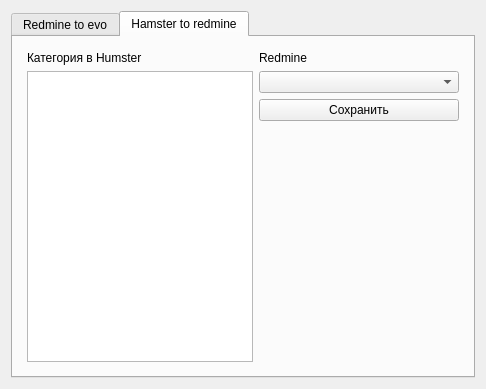
<?xml version="1.0" encoding="UTF-8"?>
<ui version="4.0">
 <class>RedminEevoProjects</class>
 <widget class="QDialog" name="RedminEevoProjects">
  <property name="geometry">
   <rect>
    <x>0</x>
    <y>0</y>
    <width>486</width>
    <height>389</height>
   </rect>
  </property>
  <property name="windowTitle">
   <string>Dialog</string>
  </property>
  <layout class="QGridLayout" name="gridLayout">
   <item row="0" column="0">
    <widget class="QTabWidget" name="tabs">
     <property name="currentIndex">
      <number>1</number>
     </property>
     <widget class="QWidget" name="tab1" native="true">
      <attribute name="title">
       <string>Redmine to evo</string>
      </attribute>
      <layout class="QVBoxLayout" name="verticalLayout">
       <item>
        <layout class="QHBoxLayout" name="horizontalLayout">
         <property name="leftMargin">
          <number>5</number>
         </property>
         <property name="topMargin">
          <number>5</number>
         </property>
         <property name="rightMargin">
          <number>5</number>
         </property>
         <property name="bottomMargin">
          <number>5</number>
         </property>
         <item>
          <layout class="QVBoxLayout" name="verticalLayout_2">
           <item>
            <widget class="QLabel" name="label_2">
             <property name="text">
              <string>Проекты redmine</string>
             </property>
            </widget>
           </item>
           <item>
            <widget class="QListView" name="redmineProjectsView"/>
           </item>
          </layout>
         </item>
         <item>
          <layout class="QVBoxLayout" name="verticalLayout_3">
           <item>
            <widget class="QLabel" name="label">
             <property name="maximumSize">
              <size>
               <width>16777215</width>
               <height>15</height>
              </size>
             </property>
             <property name="text">
              <string>Проект в evolution</string>
             </property>
            </widget>
           </item>
           <item>
            <widget class="QLineEdit" name="evoProject">
             <property name="minimumSize">
              <size>
               <width>150</width>
               <height>0</height>
              </size>
             </property>
            </widget>
           </item>
           <item>
            <widget class="QPushButton" name="saveRedmineEvoProject">
             <property name="text">
              <string>Сохранить</string>
             </property>
            </widget>
           </item>
           <item>
            <spacer name="verticalSpacer">
             <property name="orientation">
              <enum>Qt::Vertical</enum>
             </property>
             <property name="sizeHint" stdset="0">
              <size>
               <width>20</width>
               <height>40</height>
              </size>
             </property>
            </spacer>
           </item>
          </layout>
         </item>
        </layout>
       </item>
      </layout>
     </widget>
     <widget class="QWidget" name="hamstertab">
      <attribute name="title">
       <string>Hamster to redmine</string>
      </attribute>
      <layout class="QGridLayout" name="gridLayout_2">
       <item row="0" column="0">
        <layout class="QHBoxLayout" name="horizontalLayout_2">
         <property name="leftMargin">
          <number>5</number>
         </property>
         <property name="topMargin">
          <number>5</number>
         </property>
         <property name="rightMargin">
          <number>5</number>
         </property>
         <property name="bottomMargin">
          <number>5</number>
         </property>
         <item>
          <layout class="QVBoxLayout" name="verticalLayout_4">
           <item>
            <widget class="QLabel" name="label_3">
             <property name="text">
              <string>Категория в Humster</string>
             </property>
            </widget>
           </item>
           <item>
            <widget class="QListView" name="hamsterProjectView"/>
           </item>
          </layout>
         </item>
         <item>
          <layout class="QVBoxLayout" name="verticalLayout_5">
           <item>
            <widget class="QLabel" name="label_4">
             <property name="text">
              <string>Redmine</string>
             </property>
            </widget>
           </item>
           <item>
            <widget class="QComboBox" name="redmineCombo">
             <property name="minimumSize">
              <size>
               <width>200</width>
               <height>0</height>
              </size>
             </property>
            </widget>
           </item>
           <item>
            <widget class="QPushButton" name="saveHumsterProject">
             <property name="text">
              <string>Сохранить</string>
             </property>
            </widget>
           </item>
           <item>
            <spacer name="verticalSpacer_2">
             <property name="orientation">
              <enum>Qt::Vertical</enum>
             </property>
             <property name="sizeHint" stdset="0">
              <size>
               <width>20</width>
               <height>40</height>
              </size>
             </property>
            </spacer>
           </item>
          </layout>
         </item>
        </layout>
       </item>
      </layout>
     </widget>
    </widget>
   </item>
  </layout>
 </widget>
 <resources/>
 <connections/>
</ui>
